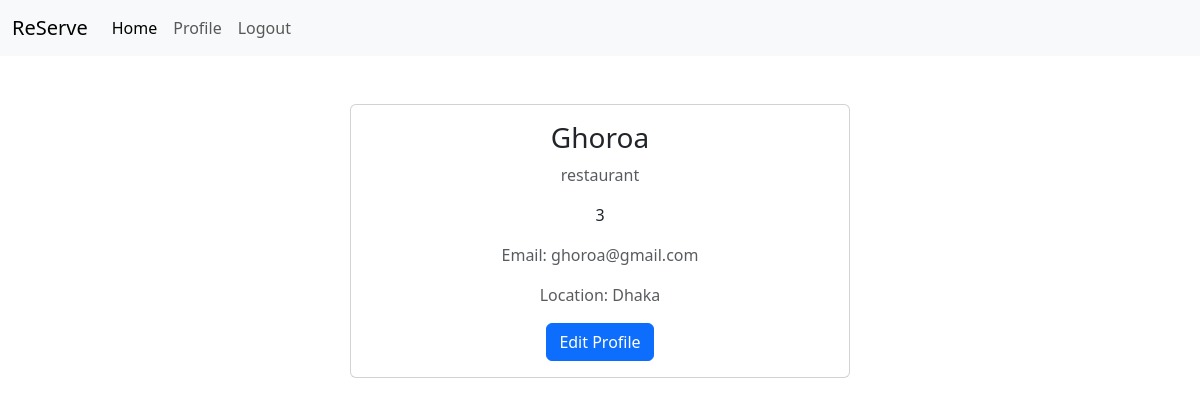
Screenshot of /profile (signed in) with the database file from the repository.
### models.py (models this page shows, shortened)
class User(db.Model):
    __tablename__ = 'users'
    id = db.Column(db.Integer, primary_key=True, autoincrement=True)
    username = db.Column(db.String(80), unique=True, nullable=False)
    email = db.Column(db.String(120), unique=True, nullable=False)
    password = db.Column(db.String(128))
    role = db.Column(db.String(20), nullable=False)
    donations = db.relationship('Donation', backref='donor', lazy=True, foreign_keys='Donation.user_id')
    restaurants = db.relationship('Restaurant', backref='user', lazy=True, foreign_keys='Restaurant.user_id')
    ngos = db.relationship('NGO', backref='user', lazy=True, foreign_keys='NGO.user_id')
    volunteers = db.relationship('Volunteer', backref='user', lazy=True, foreign_keys='Volunteer.user_id')

class Restaurant(db.Model):
    __tablename__ = 'restaurant'
    id = db.Column(db.Integer, primary_key=True, autoincrement=True)
    user_id = db.Column(db.Integer, db.ForeignKey('users.id'), nullable=False)
    name = db.Column(db.String(100), nullable=False)
    address = db.Column(db.String(200), nullable=False)
    donations = db.relationship('Donation', backref='restaurant', lazy=True)

### app.py (the view, shortened to what this page needs)
@app.route('/profile', methods=['GET', 'POST'])
def profile():
    if 'user_id' not in session:
        return redirect(url_for('login'))
    user = User.query.get(session['user_id'])
    if request.method == 'GET':
        if user.role == 'restaurant':
            restaurant = Restaurant.query.filter_by(user_id=user.id).first()
            return render_template('profile.html', User=user, user=user, Restaurant=restaurant, email=user.email, address=restaurant.address, getTotalDonation=getTotalDonation)

### app.py (called while the page is built, shortened)
def getTotalDonation(id):
    user = User.query.get(id)
    if user.role == 'restaurant':
        return Donation.query.filter_by(user_id=user.id).count()

### templates/profile.html (shortened to what this page needs)
{% extends "bootstrap.html" %}
{% block body %}
<div class="container my-5">
    <div class="card mx-auto" style="max-width: 500px;">
        <div class="card-body text-center">
            <h3 class="card-title">{{User.username}}</h3>
            <p class="text-muted mb-3">{{User.role}}</p>
            <p class="mb-3">{{getTotalDonation(User.id)}}</p>
            <p class="text-muted">Email: {{user.email}}</p>
            <p class="text-muted">Location: {{address}}</p>
            {% if not public%}
            <button class="btn btn-primary" data-bs-toggle="modal" data-bs-target="#editProfileModal">
                Edit Profile
            </button>
            {% endif %}
        </div>
    </div>
</div>
{% endblock %}

### rows the page displays
User: username "Ghoroa", role "restaurant", role "3", email "ghoroa@gmail.com"
Restaurant: address "Dhaka"
